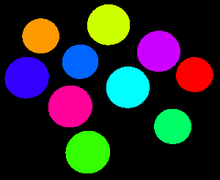
%> input picture implementation/temp/objdet.tif, 220 x 180 px, shrunk from 300 x 246 before the run
$ octave --eval "result = edgeDetection(rgb2gray(imread('../temp/objdet.tif')));"   (GNU Octave 9; MATLAB toolbox functions it lacks are replaced by stand-ins)
%> lines starting %> are read from the running program, lines starting %| are printed output that depends on the picture; in (x1, y1, x2, y2) boxes, pixels count from 0 and x2, y2 are one past the last pixel; in counts of white or black regions, pixels touching at a corner belong together; the program's own positions count from 1
function [I3] = edgeDetection(I)
% % load image;
% % I = originalImage;
% % figure;
% % imshow(I);

I4 = edge(I, 'canny');
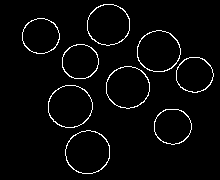
%> I4: size 180x220 logical; 3.2% white in thin lines or dots, all inside (x1, y1, x2, y2) = (22, 4, 214, 174)

 originalI =I;
        se = strel('ball',5,5);
        dilatedI = imdilate(originalI,se);
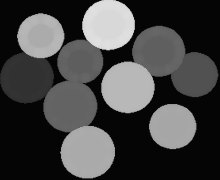
%> dilatedI: size 180x220 uint8; min 5, max 224, mean 68
        figure, imshow(originalI), figure, imshow(dilatedI)

        I = dilatedI;
figure;
imshow(I4),title('rtgrgfgffggf');

[M,N]= size(I);
%> M = 180; N = 220
filter3 = fspecial('prewitt');
filter3=transpose(filter3);
Is=filter2(filter3,I)/255;
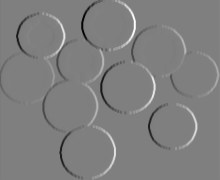
%> Is: size 180x220 double; min -2.47, max 2.47, mean 0.000113; drawn with min black and max white

filter=fspecial('unsharp',.5);
Iu=filter2(filter,I)/255;
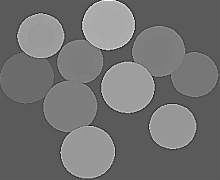
%> Iu: size 180x220 double; min -0.919, max 1.73, mean 0.267; drawn with min black and max white


[I1] = filter_func(Iu);
%> after the loop in filter_func, `for i=1:n1`:
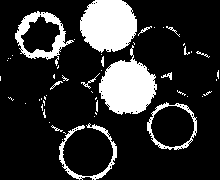
%> Fedgemapk1: size 180x220 logical; 18.2% white; 54 white regions (39 under 20 px), largest, box (x1, y1, x2, y2) and area: (99, 45, 157, 115) 2402, (80, 0, 137, 53) 2366, (15, 11, 74, 66) 969
%> after the loop in filter_func, `for i=1:n1`: count = 37
[I2] = filter_func(Is);
%> after the loop in filter_func (call 2), `for i=1:n1`:
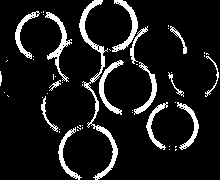
%> Fedgemapk1: size 180x220 logical; 10.3% white; 52 white regions (36 under 20 px), largest, box (x1, y1, x2, y2) and area: (79, 0, 118, 180) 944, (45, 12, 72, 82) 409, (112, 0, 138, 52) 369


I3= I1 | I2;
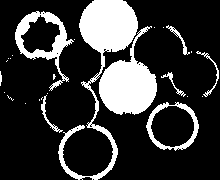
%> I3: size 180x220 logical; 21.3% white; 26 white regions (17 under 20 px), largest, box (x1, y1, x2, y2) and area: (58, 0, 138, 180) 3461, (99, 26, 157, 115) 2637, (15, 11, 74, 91) 1223


Fedgemapk1 = I3;
c=1;
 for l=1:M
    for k=1:N
        edgemap(l,k,c) = I3(l,k);
    end
 end
 c = c + 1;

   sstottemp = (Fedgemapk1).^2;
       sstotsum = sum(sstottemp,1);
%> sstotsum = 220 values, max 128 at index 114, min 0 at index 3, mean 38.43
       sstot = sum(sstotsum,2);
%> sstot = 8454

       cn=1;

       %%%%%%%%%%%%%%%%%%%%%%%%%%%%%%%%%%%%%%%%%%%%%%%%%%%%%%%%%%%%%%%%%%%%%%%%
       Rk = edgemap(:,:,1);
         psi_rk = tanh(0.25*Rk);
         windowcount=0;
         tempcount=0;
         tempcount2=0;
         flag = 1;

         for m=3:5:M
            for n=3:5:N
%                 temp = windowcount;
                esum=0;
                for p=m-2:m+2
                   for q=n-2:n+2
                       esum=esum+psi_rk(p,q);
                   end
                end

                if(esum>0)

                    tempcount = tempcount + 1;
                    windowcount = windowcount + 1;
                    tempcount2=tempcount2+1;
                    temp(tempcount,1)= esum/25;


                        if(flag == 1)
                               ek(windowcount,1)=temp(tempcount,1);
                                    location(windowcount,3)=1;
                        end

                         if(flag == 2)
%                           if(m==8)
%                               m
%                             if(n<54)
%                               m
%                               n
                              if(tempcount2>11)
                                if(tempcount2<20)
                                    ek(windowcount-10,2)=temp(tempcount,1);
                                    location(windowcount-10,3)=2;
                                end
                            else

                               ek(windowcount,2)=temp(tempcount,1);

                         location(windowcount,3)=2;
                         end

                         end

                    if(tempcount==10)

                        tempcount=0;
                        if(flag==1)
                            flag=2;

                        elseif(flag==2)
                            flag=1;
                            windowcount=windowcount-10;
                        end

                    end

                  location(windowcount,1)=m;
                  location(windowcount,2)=n;

                end
            end
         end
%> after the loop, ek = 273 rows, first 12: [0.0098 0; 0.167 0.245; 0.245 0.245; 0.245 0.245; 0.245 0.245; 0.245 0.245; 0.245 0.245; 0.225 0.245; 0.0784 0.235; 0.0098 0; 0.0196 0.176; 0.118 0]; flag = 1; location = 279 rows, first 12: [3 88 1; 3 93 2; 3 98 2; 3 103 2; 3 108 2; 3 113 2; 3 118 2; 3 123 2; 3 128 2; 8 133 1; 13 28 1; 13 33 1]; temp = [0.167; 0.225; 0.098; 0.049; 0.176; 0.147; 0.108; 0.216; 0.147; 0.049]; tempcount = 3; tempcount2 = 543; windowcount = 273
         windowcount
%> windowcount = 273

        opts = statset('Display','final');
%> the run ends on the next line
        [clusterIndices, centroid] = kmeans(ek,5,'Replicates',5,'EmptyAction','drop');
% [176 lines not run here, left out]
function [Fedgemapk1]=filter_func(I)

  n1= 6;
  lambda =[0,2,4,8,16,32];

  n2= 3;
  theta = [0,pi/3,2*pi/3];

  [M,N]= size(I);
  Fedgemapk1 = zeros(M,N);
  Fedgemapk2 = zeros(M,N);

  Tfeature = zeros(1,60);


  c=1;
  count = 1;
  for i=1:n1
    l=lambda(i);
    for j=1:n2
        t=theta(j);

       [gabout] = gabor_fn(I,1,t,l,0,0.5);

        std_mean = mean2(gabout);
        std_deviation=std2(gabout);
        count=count+1;
        Tfeature(count)=std_mean;
        count=count+1;
        Tfeature(count)=std_deviation;

        diff = abs(mean2(gabout) - std2(gabout));

        k1=2.5;
            tempI1= gabout < (-1 * std_deviation * k1) | gabout > ( std_deviation * k1 );

            Fedgemapk1 = Fedgemapk1 | tempI1;

   end
end
end
